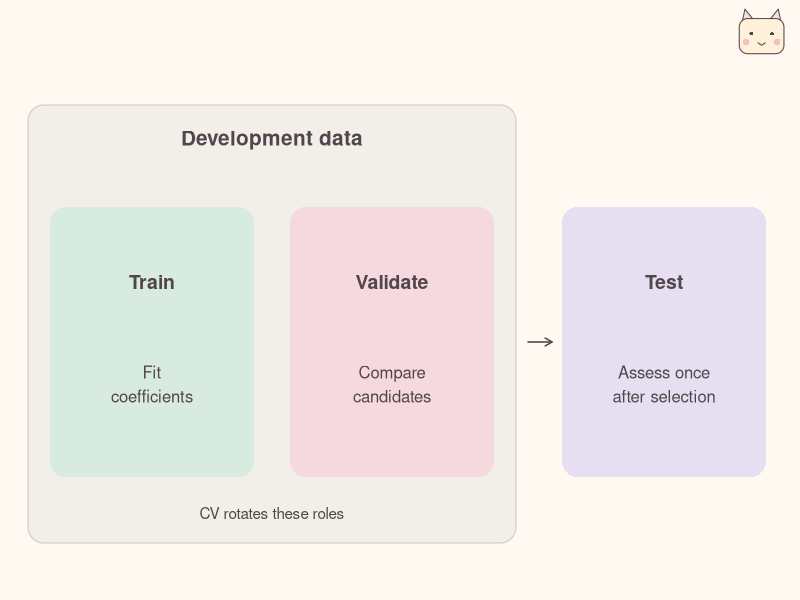
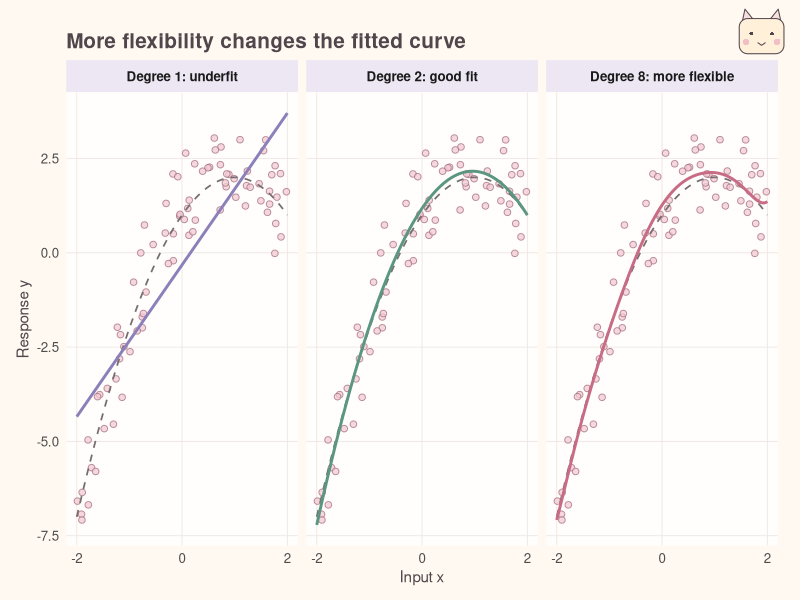
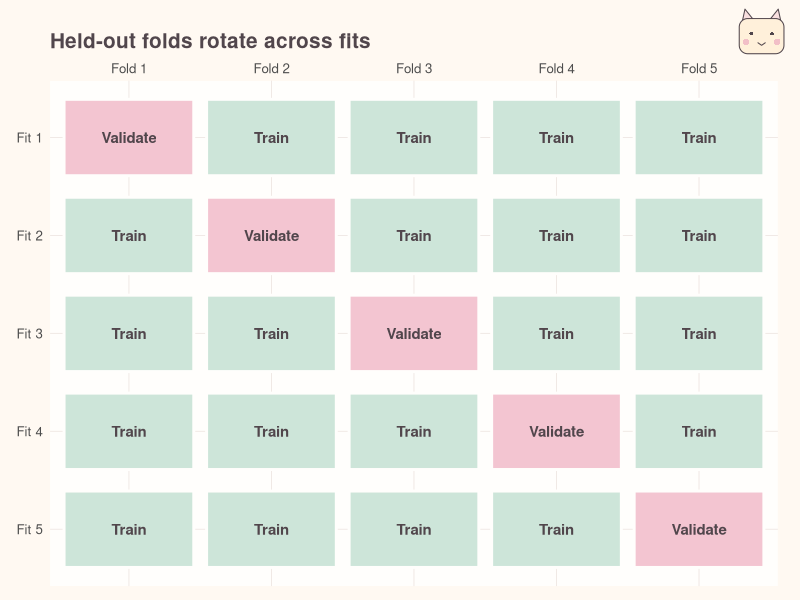
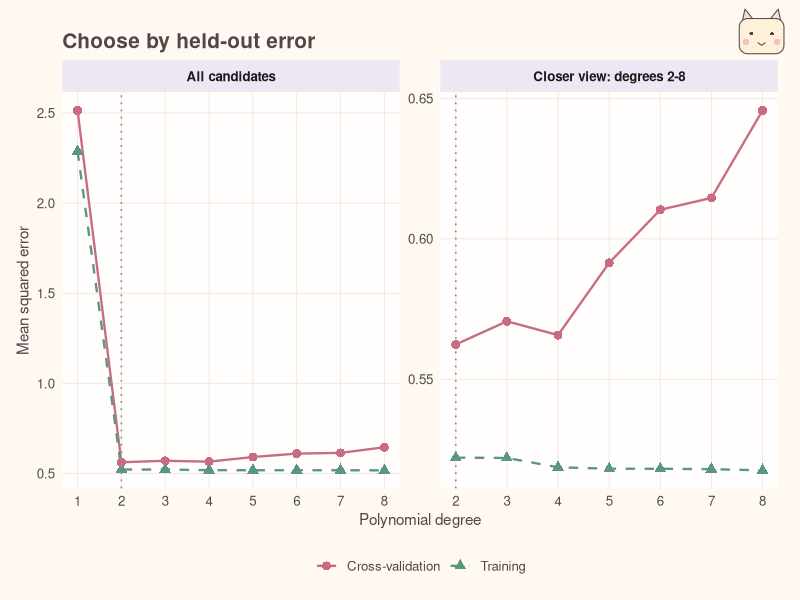
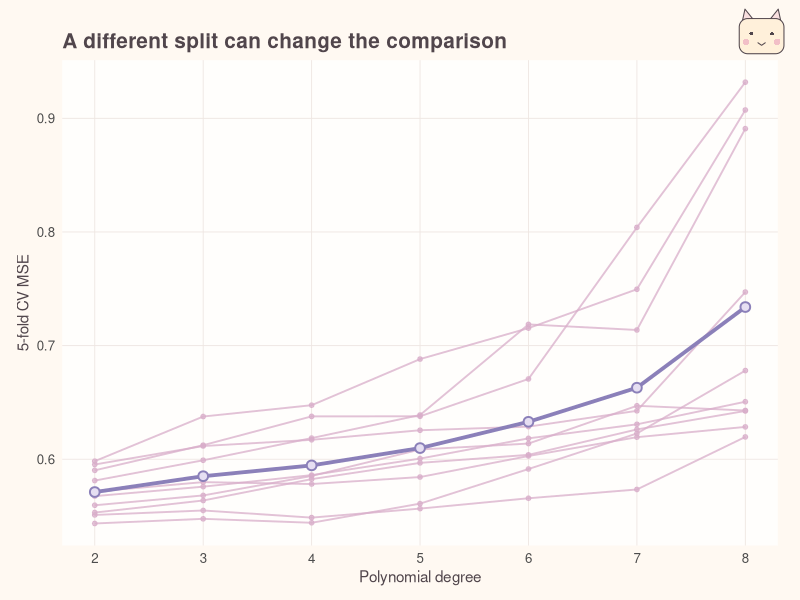

Reproduce these figures in R, in order.
## ---- chunk 1
#| label: cv-setup
#| include: false
#| cache: false
library(ggplot2)
cv_ink <- "#51464C"
cv_rose <- "#C86C85"
cv_mint <- "#5B9682"
cv_lavender <- "#8B80B9"
cv_cream <- "#FFF9F2"
cv_theme <- theme_minimal(base_size = 12, base_family = "sans") +
  theme(
    text = element_text(color = cv_ink),
    plot.background = element_rect(fill = cv_cream, color = NA),
    panel.background = element_rect(fill = "#FFFEFC", color = NA),
    panel.grid.minor = element_blank(),
    panel.grid.major = element_line(color = "#EEE6E2", linewidth = .3),
    plot.title = element_text(face = "bold", size = 15, margin = margin(b = 5)),
    plot.subtitle = element_text(size = 10, margin = margin(b = 10)),
    strip.background = element_rect(fill = "#EDE7F4", color = NA),
    strip.text = element_text(face = "bold", margin = margin(7, 5, 7, 5)),
    legend.position = "bottom", legend.title = element_blank(),
    legend.key = element_rect(fill = cv_cream, color = NA),
    axis.title = element_text(size = 11),
    plot.margin = margin(24, 16, 10, 12)
  )
# A small vector cat stays in the top margin, outside the data panels.
cv_cat <- function() {
  grid::pushViewport(grid::viewport(x = .952, y = .944, width = .065, height = .085))
  grid::grid.polygon(c(.1, .18, .40), c(.60, .98, .70),
    gp = grid::gpar(fill = "#F8DFDF", col = cv_ink, lwd = 1))
  grid::grid.polygon(c(.60, .82, .90), c(.70, .98, .60),
    gp = grid::gpar(fill = "#F8DFDF", col = cv_ink, lwd = 1))
  grid::grid.roundrect(.5, .45, .86, .69, r = grid::unit(.24, "snpc"),
    gp = grid::gpar(fill = "#FFF0DA", col = cv_ink, lwd = 1))
  grid::grid.circle(c(.30, .70), .50, r = .035, gp = grid::gpar(fill = cv_ink, col = NA))
  grid::grid.circle(c(.20, .80), .34, r = .065, gp = grid::gpar(fill = "#F2BFC7", col = NA))
  grid::grid.lines(c(.43, .50, .57), c(.32, .27, .32), gp = grid::gpar(col = cv_ink, lwd = 1))
  grid::popViewport()
}
cv_draw <- function(p) {
  print(p + cv_theme)
  cv_cat()
}
knitr::opts_chunk$set(fig.width = 8, fig.height = 3.6, fig.align = "center",
                     dpi = 160, collapse = TRUE, comment = "#>",
                     warning = FALSE, message = FALSE)
## ---- chunk 2
#| label: fig-cv-data-roles
#| echo: false
#| fig-height: 2.9
#| fig-cap: "Training fits the coefficients; validation chooses the model; a separate test set assesses the chosen procedure. CV rotates the training and validation roles within the development data."
#| fig-alt: "A mint training card and pink validation card sit inside development data. A separate lavender test card is used after model selection."
grid::grid.newpage()
grid::grid.rect(gp = grid::gpar(fill = cv_cream, col = NA))
grid::grid.roundrect(.34, .46, .61, .73, r = grid::unit(4, "mm"),
  gp = grid::gpar(fill = "#F2EEE8", col = "#DACBC6", lwd = 1.2))
grid::grid.text("Development data", .34, .77,
  gp = grid::gpar(col = cv_ink, fontsize = 15, fontface = "bold"))
cv_card <- function(x, title, body, fill) {
  grid::grid.roundrect(x, .43, .255, .45, r = grid::unit(4, "mm"),
    gp = grid::gpar(fill = fill, col = NA))
  grid::grid.text(title, x, .53,
    gp = grid::gpar(col = cv_ink, fontsize = 14, fontface = "bold"))
  grid::grid.text(body, x, .36,
    gp = grid::gpar(col = cv_ink, fontsize = 12, lineheight = 1.2))
}
cv_card(.19, "Train", "Fit\ncoefficients", "#D8EBE1")
cv_card(.49, "Validate", "Compare\ncandidates", "#F6D8DF")
cv_card(.83, "Test", "Assess once\nafter selection", "#E6DFF2")
grid::grid.text("CV rotates these roles", .34, .145,
  gp = grid::gpar(col = cv_ink, fontsize = 11))
grid::grid.lines(c(.66, .69), c(.43, .43),
  arrow = grid::arrow(length = grid::unit(2, "mm")),
  gp = grid::gpar(col = cv_ink, lwd = 1.5))
cv_cat()
## ---- chunk 3
#| label: cv-example-data
#| code-fold: false
set.seed(8670)
x <- runif(120, -2, 2)
dat <- data.frame(x, y = 1 + 2 * x - x^2 + rnorm(120, sd = 0.7))
development <- dat[1:80, ]
test <- dat[81:120, ]
## ---- chunk 4
#| label: fig-cv-model-flexibility
#| echo: false
#| fig-height: 3.5
#| fig-cap: "Degree 1 underfits the curved pattern. Degree 2 follows it well. Degree 8 has more freedom to fit noise; held-out error tells us whether that flexibility helps. The dashed curve is the known simulation mean, not information available to CV."
#| fig-alt: "Three panels show degree 1 missing the curvature, degree 2 following the quadratic mean, and degree 8 adding flexibility. All show the same observations and the true mean."
cv_grid <- data.frame(x = seq(-2, 2, length.out = 301))
cv_panels <- c("Degree 1: underfit", "Degree 2: good fit", "Degree 8: more flexible")
cv_fit_curves <- do.call(rbind, lapply(seq_along(cv_panels), function(j) {
  d <- c(1, 2, 8)[j]
  fit <- lm(y ~ poly(x, d), data = development)
  data.frame(x = cv_grid$x, y = predict(fit, cv_grid), Panel = cv_panels[j])
}))
cv_fit_curves$Panel <- factor(cv_fit_curves$Panel, levels = cv_panels)
cv_truth <- data.frame(x = cv_grid$x, y = 1 + 2 * cv_grid$x - cv_grid$x^2)
cv_draw(ggplot(development, aes(x, y)) +
  geom_point(shape = 21, fill = "#F2CBD3", color = "#A66B7E", size = 1.9, alpha = .75) +
  geom_line(data = cv_truth, linetype = "dashed", color = "#766D70", linewidth = .6) +
  geom_line(data = cv_fit_curves, aes(color = Panel), linewidth = 1) +
  facet_wrap(~Panel, nrow = 1) +
  scale_color_manual(values = c(cv_lavender, cv_mint, cv_rose)) +
  scale_x_continuous(breaks = c(-2, 0, 2)) +
  labs(x = "Input x", y = "Response y", title = "More flexibility changes the fitted curve") +
  guides(color = "none"))
## ---- chunk 5
#| label: fig-cv-folds
#| echo: false
#| fig-height: 3.9
#| fig-cap: "In 5-fold CV, each row is a fresh model fit. Pink is held out; mint is used for training. With 80 observations, each fit trains on 64 and predicts the remaining 16."
#| fig-alt: "A five-by-five grid has pink validation cells on the diagonal and mint training cells elsewhere, showing the held-out fold rotating across five fits."
cv_tiles <- expand.grid(Fold = 1:5, Fit = 1:5)
cv_tiles$Role <- ifelse(cv_tiles$Fold == cv_tiles$Fit, "Validate", "Train")
cv_draw(ggplot(cv_tiles, aes(Fold, Fit)) +
  geom_tile(aes(fill = Role), width = .91, height = .78, color = "#FFFEFC", linewidth = 1) +
  geom_text(aes(label = Role), size = 3.8, color = cv_ink, fontface = "bold") +
  scale_fill_manual(values = c(Train = "#CDE5D9", Validate = "#F3C5D1")) +
  scale_x_continuous(breaks = 1:5, labels = paste("Fold", 1:5), position = "top", expand = expansion(.02)) +
  scale_y_reverse(breaks = 1:5, labels = paste("Fit", 1:5), expand = expansion(.04)) +
  labs(x = NULL, y = NULL, title = "Held-out folds rotate across fits") +
  guides(fill = "none") +
  theme(panel.grid = element_blank(), axis.text = element_text(color = cv_ink)))
## ---- chunk 6
#| label: cv-comparison-code
#| code-fold: false
K <- 5
fold <- sample(rep(1:K, length.out = nrow(development)))
degrees <- 1:8
cv_mse <- numeric(length(degrees))
for (d in degrees) {
  prediction <- numeric(nrow(development))
  for (k in 1:K) {
    fit <- lm(y ~ poly(x, d), data = development[fold != k, ])
    prediction[fold == k] <- predict(fit, development[fold == k, ])
  }
  cv_mse[d] <- mean((development$y - prediction)^2)
}
best_degree <- degrees[which.min(cv_mse)]
## ---- chunk 7
#| label: cv-training-scores
#| include: false
cv_train_mse <- vapply(degrees, function(d) {
  mean(residuals(lm(y ~ poly(x, d), data = development))^2)
}, numeric(1))
## ---- chunk 8
#| label: fig-cv-error-curves
#| echo: false
#| fig-height: 3.6
#| fig-cap: "Training error keeps falling, while CV reaches its minimum at degree 2. The right panel enlarges degrees 2-8; its vertical scale differs from the left panel. Both curves use the same development data; only CV predictions exclude the scored observations."
#| fig-alt: "Training and CV errors are plotted against polynomial degree. CV is smallest at degree 2; a second panel shows the small increases in CV for more flexible models."
cv_scores <- rbind(
  data.frame(Degree = degrees, MSE = cv_train_mse, Error = "Training"),
  data.frame(Degree = degrees, MSE = cv_mse, Error = "Cross-validation"))
cv_score_panels <- rbind(transform(cv_scores, View = "All candidates"),
  transform(subset(cv_scores, Degree >= 2), View = "Closer view: degrees 2-8"))
cv_score_panels$View <- factor(cv_score_panels$View,
  levels = c("All candidates", "Closer view: degrees 2-8"))
cv_draw(ggplot(cv_score_panels, aes(Degree, MSE, color = Error, shape = Error, linetype = Error)) +
  geom_line(linewidth = .8) + geom_point(size = 2.7) +
  geom_vline(xintercept = best_degree, linetype = "dotted", color = "#9A8A90", linewidth = .6) +
  facet_wrap(~View, scales = "free", nrow = 1) +
  scale_color_manual(values = c("Cross-validation" = cv_rose, Training = cv_mint)) +
  scale_shape_manual(values = c("Cross-validation" = 16, Training = 17)) +
  scale_linetype_manual(values = c("Cross-validation" = "solid", Training = "dashed")) +
  scale_x_continuous(breaks = 1:8) +
  labs(x = "Polynomial degree", y = "Mean squared error", title = "Choose by held-out error"))
## ---- chunk 9
#| label: cv-final-fit
#| code-fold: false
final_fit <- lm(y ~ poly(x, best_degree), data = development)
test_prediction <- predict(final_fit, newdata = test)
c(degree = best_degree, test_MSE = mean((test$y - test_prediction)^2))
## ---- chunk 10
#| label: fig-cv-repeat-splits
#| echo: false
#| fig-height: 3.4
#| fig-cap: "Ten new 5-fold partitions of the same development data give slightly different CV curves. Only degrees 2-8 are shown to make nearby candidates visible. Thin curves are individual partitions; the thick curve is their average. No test observations are used."
#| fig-alt: "Ten pastel CV curves over degrees 2 through 8 show variation from reassigning folds, with a darker average curve and low errors near degree 2."
cv_repeat <- matrix(NA_real_, nrow = 10, ncol = length(degrees))
for (r in 1:10) {
  fold_r <- sample(rep(1:K, length.out = nrow(development)))
  for (d in degrees) {
    pred_r <- numeric(nrow(development))
    for (k in 1:K) {
      fit_r <- lm(y ~ poly(x, d), data = development[fold_r != k, ])
      pred_r[fold_r == k] <- predict(fit_r, development[fold_r == k, ])
    }
    cv_repeat[r, d] <- mean((development$y - pred_r)^2)
  }
}
cv_rep_long <- data.frame(Partition = rep(1:10, each = 8),
  Degree = rep(degrees, times = 10), MSE = as.vector(t(cv_repeat)))
cv_rep_mean <- data.frame(Degree = degrees, MSE = colMeans(cv_repeat))
cv_draw(ggplot(subset(cv_rep_long, Degree >= 2), aes(Degree, MSE)) +
  geom_line(aes(group = Partition), color = "#D8AEC9", linewidth = .65, alpha = .75) +
  geom_point(aes(group = Partition), color = "#D8AEC9", size = 1.3, alpha = .75) +
  geom_line(data = subset(cv_rep_mean, Degree >= 2), color = cv_lavender, linewidth = 1.3) +
  geom_point(data = subset(cv_rep_mean, Degree >= 2), shape = 21, fill = "#E6DFF2",
    color = cv_lavender, size = 2.6, stroke = 1) +
  scale_x_continuous(breaks = 2:8) +
  labs(x = "Polynomial degree", y = "5-fold CV MSE", title = "A different split can change the comparison"))
